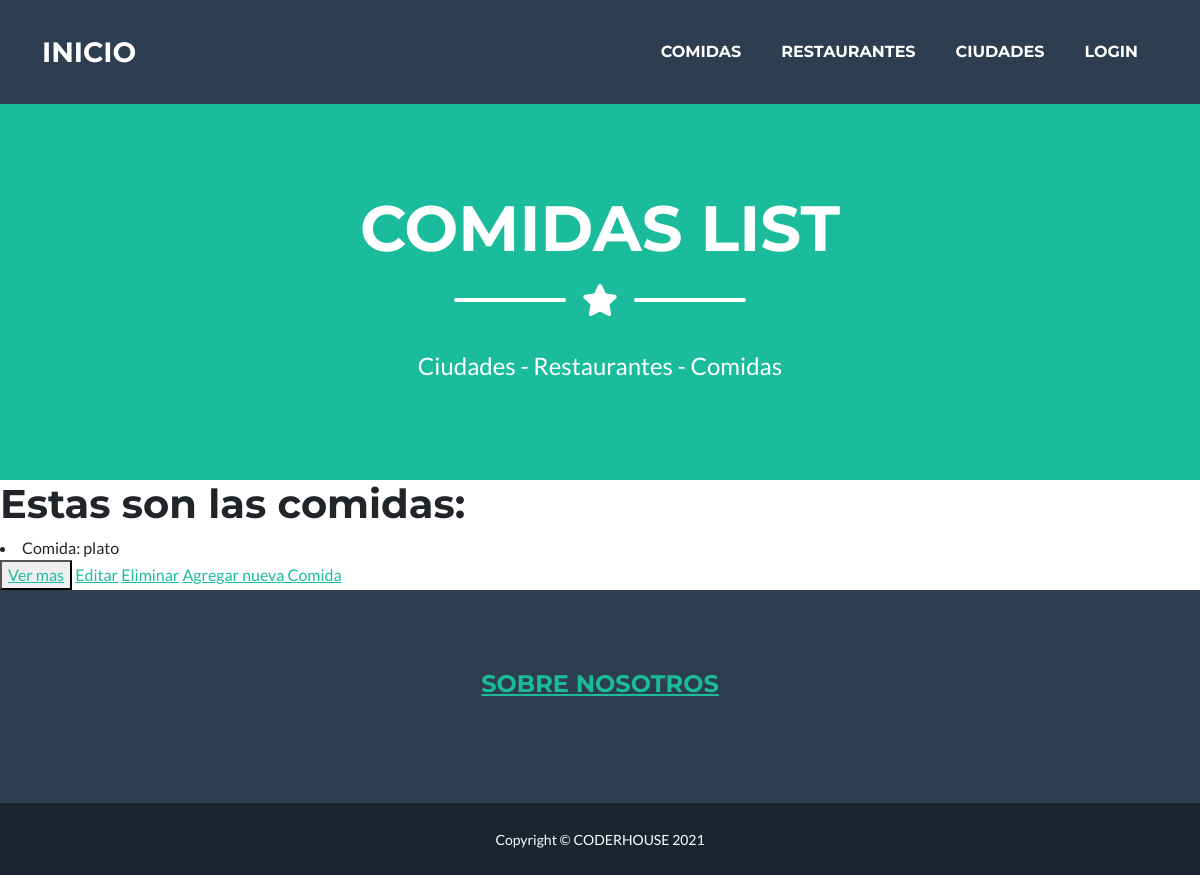
Before: /prueba/comida/list/ with the older database file.
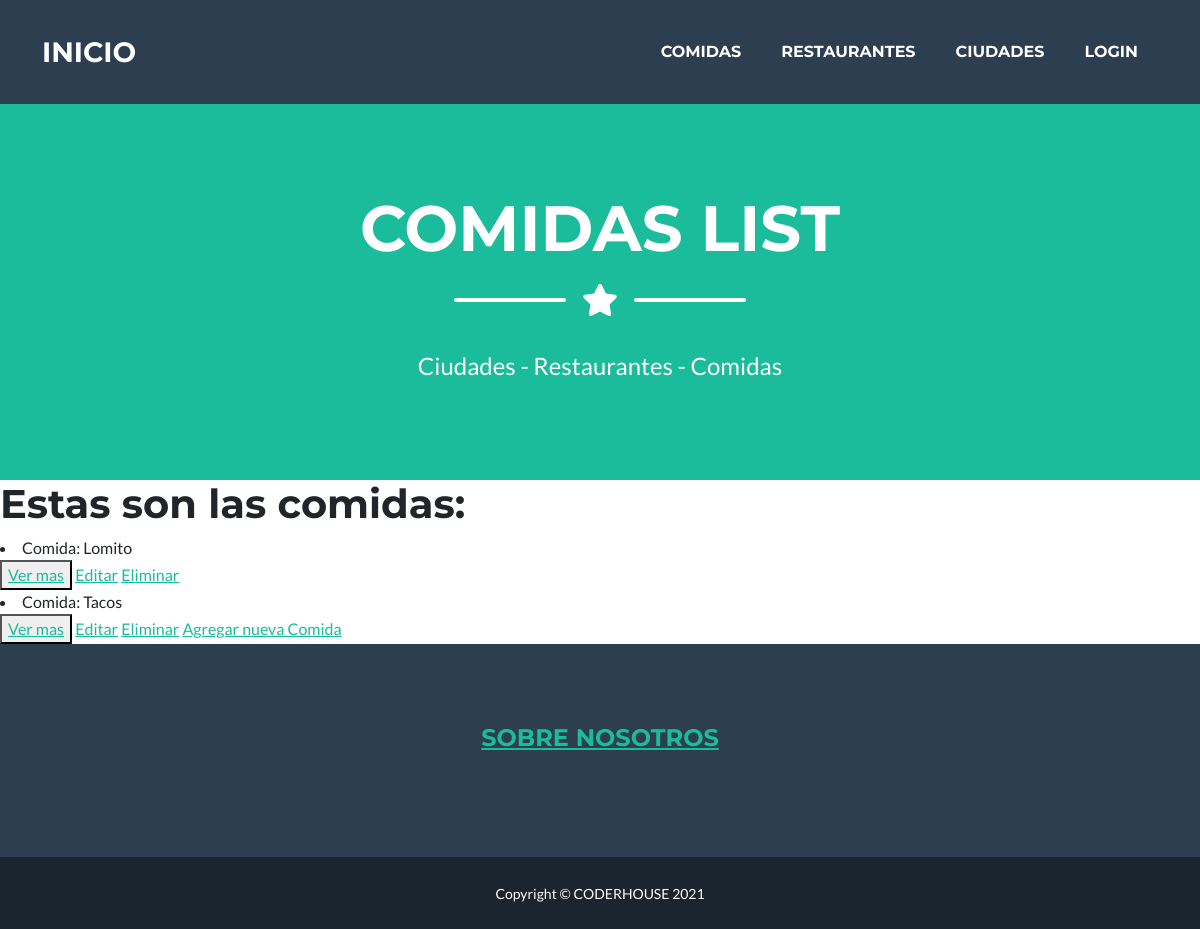
After: the same page with the newer database file.
### prueba/models.py (models this page shows, shortened)
class Comida(models.Model):
    pais =models.CharField(max_length=100)
    comida =models.CharField(max_length=100)

### prueba/views.py (the view)
# urls.py: path('comida/list/', ComidaList.as_view(), name= "List"),
class ComidaList(ListView):
    model= Comida
    template_name= "comidas_list.html"

### prueba/templates/comidas_list.html (shortened to what this page needs)
{% extends "padre.html" %}
{% load static %}
    {% block contenidosubtitulo %}
    <h1 class="masthead-heading text-uppercase mb-0">Comidas List</h1>
    {% endblock %}
    {% block contenido %}
        <h1>Estas son las comidas:</h1>
        {% for comida in object_list %}
        <li>Comida: {{comida.comida}}
        </li>
        <button>
            <a href="{% url 'Detail' comida.id %}">Ver mas</a>
        </button>
            <a href="{% url 'Edit' comida.id %}">Editar</a>
            <a href="{% url 'Eliminar' comida.id %}">Eliminar</a>
        {% endfor %}
        <a href="{% url 'New' %}">Agregar nueva Comida</a>
    {% endblock %}

Changed rows visible on the page:
removed Comida: comida "plato"
added Comida: comida "Lomito"
added Comida: comida "Tacos"
